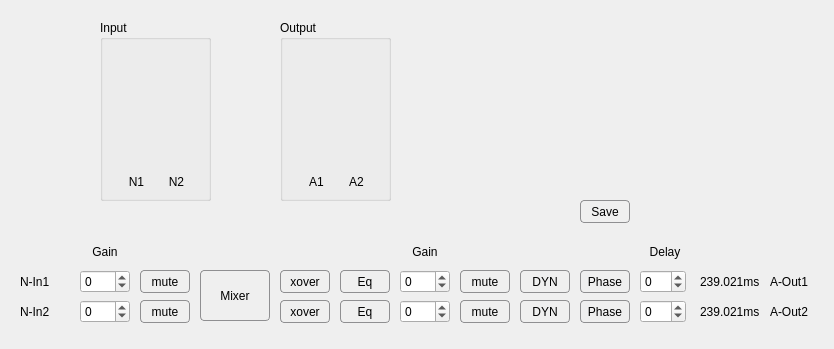
<?xml version="1.0" encoding="UTF-8"?>
<ui version="4.0">
 <class>DevSetting_Amp_0_2_Line</class>
 <widget class="QWidget" name="DevSetting_Amp_0_2_Line">
  <property name="windowModality">
   <enum>Qt::ApplicationModal</enum>
  </property>
  <property name="geometry">
   <rect>
    <x>0</x>
    <y>0</y>
    <width>834</width>
    <height>349</height>
   </rect>
  </property>
  <property name="windowTitle">
   <string>AMP Settings</string>
  </property>
  <property name="styleSheet">
   <string notr="true">QPushButton {
     border: 1px solid #8f8f91;
     border-radius: 4px;
     background-color: qlineargradient(x1: 0, y1: 0, x2: 0, y2: 1,
                                       stop: 0 #f6f7fa, stop: 1 #dadbde);
 }

 QPushButton:pressed {
     background-color: qlineargradient(x1: 0, y1: 0, x2: 0, y2: 1,
                                       stop: 0 #dadbde, stop: 1 #f6f7fa);
 }
QPushButton:checked{
	background-color: rgb(0, 178, 0);
}</string>
  </property>
  <widget class="QPushButton" name="AIn1_Phase">
   <property name="geometry">
    <rect>
     <x>580</x>
     <y>270</y>
     <width>50</width>
     <height>23</height>
    </rect>
   </property>
   <property name="focusPolicy">
    <enum>Qt::NoFocus</enum>
   </property>
   <property name="text">
    <string>Phase</string>
   </property>
   <property name="checkable">
    <bool>true</bool>
   </property>
  </widget>
  <widget class="QPushButton" name="NIn1_Channel_Mute">
   <property name="geometry">
    <rect>
     <x>140</x>
     <y>270</y>
     <width>50</width>
     <height>23</height>
    </rect>
   </property>
   <property name="focusPolicy">
    <enum>Qt::NoFocus</enum>
   </property>
   <property name="text">
    <string>mute</string>
   </property>
   <property name="checkable">
    <bool>true</bool>
   </property>
  </widget>
  <widget class="QLabel" name="label_11">
   <property name="geometry">
    <rect>
     <x>770</x>
     <y>270</y>
     <width>50</width>
     <height>23</height>
    </rect>
   </property>
   <property name="text">
    <string>A-Out1</string>
   </property>
  </widget>
  <widget class="QSpinBox" name="AIn1_Delay">
   <property name="geometry">
    <rect>
     <x>640</x>
     <y>270</y>
     <width>46</width>
     <height>23</height>
    </rect>
   </property>
   <property name="minimum">
    <number>-60</number>
   </property>
   <property name="maximum">
    <number>12</number>
   </property>
  </widget>
  <widget class="QPushButton" name="AIn2_Dyn">
   <property name="geometry">
    <rect>
     <x>520</x>
     <y>300</y>
     <width>50</width>
     <height>23</height>
    </rect>
   </property>
   <property name="focusPolicy">
    <enum>Qt::NoFocus</enum>
   </property>
   <property name="text">
    <string>DYN</string>
   </property>
  </widget>
  <widget class="QSpinBox" name="NIn1_Channel_Gain">
   <property name="geometry">
    <rect>
     <x>80</x>
     <y>270</y>
     <width>50</width>
     <height>23</height>
    </rect>
   </property>
   <property name="minimum">
    <number>-60</number>
   </property>
   <property name="maximum">
    <number>12</number>
   </property>
  </widget>
  <widget class="QPushButton" name="AIn2_Eq">
   <property name="geometry">
    <rect>
     <x>340</x>
     <y>300</y>
     <width>50</width>
     <height>23</height>
    </rect>
   </property>
   <property name="focusPolicy">
    <enum>Qt::NoFocus</enum>
   </property>
   <property name="text">
    <string>Eq</string>
   </property>
  </widget>
  <widget class="QPushButton" name="NIn2_Channel_Mute">
   <property name="geometry">
    <rect>
     <x>140</x>
     <y>300</y>
     <width>50</width>
     <height>23</height>
    </rect>
   </property>
   <property name="focusPolicy">
    <enum>Qt::NoFocus</enum>
   </property>
   <property name="text">
    <string>mute</string>
   </property>
   <property name="checkable">
    <bool>true</bool>
   </property>
  </widget>
  <widget class="QSpinBox" name="NIn2_Channel_Gain">
   <property name="geometry">
    <rect>
     <x>80</x>
     <y>300</y>
     <width>50</width>
     <height>23</height>
    </rect>
   </property>
   <property name="minimum">
    <number>-60</number>
   </property>
   <property name="maximum">
    <number>12</number>
   </property>
  </widget>
  <widget class="QPushButton" name="AIn2_Phase">
   <property name="geometry">
    <rect>
     <x>580</x>
     <y>300</y>
     <width>50</width>
     <height>23</height>
    </rect>
   </property>
   <property name="focusPolicy">
    <enum>Qt::NoFocus</enum>
   </property>
   <property name="text">
    <string>Phase</string>
   </property>
   <property name="checkable">
    <bool>true</bool>
   </property>
  </widget>
  <widget class="QSpinBox" name="AIn1_Gain">
   <property name="geometry">
    <rect>
     <x>400</x>
     <y>270</y>
     <width>50</width>
     <height>23</height>
    </rect>
   </property>
   <property name="minimum">
    <number>-60</number>
   </property>
   <property name="maximum">
    <number>12</number>
   </property>
  </widget>
  <widget class="QPushButton" name="AOut_Mixter">
   <property name="geometry">
    <rect>
     <x>200</x>
     <y>270</y>
     <width>70</width>
     <height>51</height>
    </rect>
   </property>
   <property name="focusPolicy">
    <enum>Qt::NoFocus</enum>
   </property>
   <property name="text">
    <string>Mixer</string>
   </property>
  </widget>
  <widget class="QPushButton" name="AIn1_Mute">
   <property name="geometry">
    <rect>
     <x>460</x>
     <y>270</y>
     <width>50</width>
     <height>23</height>
    </rect>
   </property>
   <property name="focusPolicy">
    <enum>Qt::NoFocus</enum>
   </property>
   <property name="text">
    <string>mute</string>
   </property>
   <property name="checkable">
    <bool>true</bool>
   </property>
  </widget>
  <widget class="QPushButton" name="AIn1_Eq">
   <property name="geometry">
    <rect>
     <x>340</x>
     <y>270</y>
     <width>50</width>
     <height>23</height>
    </rect>
   </property>
   <property name="focusPolicy">
    <enum>Qt::NoFocus</enum>
   </property>
   <property name="text">
    <string>Eq</string>
   </property>
  </widget>
  <widget class="QLabel" name="label_6">
   <property name="geometry">
    <rect>
     <x>20</x>
     <y>300</y>
     <width>50</width>
     <height>23</height>
    </rect>
   </property>
   <property name="text">
    <string>N-In2</string>
   </property>
  </widget>
  <widget class="QPushButton" name="AIn2_xover">
   <property name="geometry">
    <rect>
     <x>280</x>
     <y>300</y>
     <width>50</width>
     <height>23</height>
    </rect>
   </property>
   <property name="focusPolicy">
    <enum>Qt::NoFocus</enum>
   </property>
   <property name="text">
    <string>xover</string>
   </property>
  </widget>
  <widget class="QLabel" name="label_23">
   <property name="geometry">
    <rect>
     <x>770</x>
     <y>300</y>
     <width>50</width>
     <height>23</height>
    </rect>
   </property>
   <property name="text">
    <string>A-Out2</string>
   </property>
  </widget>
  <widget class="QSpinBox" name="AIn2_Gain">
   <property name="geometry">
    <rect>
     <x>400</x>
     <y>300</y>
     <width>50</width>
     <height>23</height>
    </rect>
   </property>
   <property name="minimum">
    <number>-60</number>
   </property>
   <property name="maximum">
    <number>12</number>
   </property>
  </widget>
  <widget class="QPushButton" name="save">
   <property name="geometry">
    <rect>
     <x>580</x>
     <y>200</y>
     <width>50</width>
     <height>23</height>
    </rect>
   </property>
   <property name="focusPolicy">
    <enum>Qt::NoFocus</enum>
   </property>
   <property name="text">
    <string>Save</string>
   </property>
  </widget>
  <widget class="QPushButton" name="AIn1_xover">
   <property name="geometry">
    <rect>
     <x>280</x>
     <y>270</y>
     <width>50</width>
     <height>23</height>
    </rect>
   </property>
   <property name="focusPolicy">
    <enum>Qt::NoFocus</enum>
   </property>
   <property name="text">
    <string>xover</string>
   </property>
  </widget>
  <widget class="QSpinBox" name="AIn2_Delay">
   <property name="geometry">
    <rect>
     <x>640</x>
     <y>300</y>
     <width>46</width>
     <height>23</height>
    </rect>
   </property>
   <property name="minimum">
    <number>-60</number>
   </property>
   <property name="maximum">
    <number>12</number>
   </property>
  </widget>
  <widget class="QPushButton" name="AIn1_Dyn">
   <property name="geometry">
    <rect>
     <x>520</x>
     <y>270</y>
     <width>50</width>
     <height>23</height>
    </rect>
   </property>
   <property name="focusPolicy">
    <enum>Qt::NoFocus</enum>
   </property>
   <property name="text">
    <string>DYN</string>
   </property>
  </widget>
  <widget class="QLabel" name="label_5">
   <property name="geometry">
    <rect>
     <x>20</x>
     <y>270</y>
     <width>50</width>
     <height>23</height>
    </rect>
   </property>
   <property name="text">
    <string>N-In1</string>
   </property>
  </widget>
  <widget class="QPushButton" name="AIn2_Mute">
   <property name="geometry">
    <rect>
     <x>460</x>
     <y>300</y>
     <width>50</width>
     <height>23</height>
    </rect>
   </property>
   <property name="focusPolicy">
    <enum>Qt::NoFocus</enum>
   </property>
   <property name="text">
    <string>mute</string>
   </property>
   <property name="checkable">
    <bool>true</bool>
   </property>
  </widget>
  <widget class="QLabel" name="label_10">
   <property name="geometry">
    <rect>
     <x>80</x>
     <y>240</y>
     <width>50</width>
     <height>23</height>
    </rect>
   </property>
   <property name="text">
    <string>Gain</string>
   </property>
   <property name="alignment">
    <set>Qt::AlignCenter</set>
   </property>
  </widget>
  <widget class="QLabel" name="label_12">
   <property name="geometry">
    <rect>
     <x>400</x>
     <y>240</y>
     <width>50</width>
     <height>23</height>
    </rect>
   </property>
   <property name="text">
    <string>Gain</string>
   </property>
   <property name="alignment">
    <set>Qt::AlignCenter</set>
   </property>
  </widget>
  <widget class="QLabel" name="label_13">
   <property name="geometry">
    <rect>
     <x>640</x>
     <y>240</y>
     <width>50</width>
     <height>23</height>
    </rect>
   </property>
   <property name="text">
    <string>Delay</string>
   </property>
   <property name="alignment">
    <set>Qt::AlignCenter</set>
   </property>
  </widget>
  <widget class="QLabel" name="label_delay_1">
   <property name="geometry">
    <rect>
     <x>700</x>
     <y>270</y>
     <width>61</width>
     <height>23</height>
    </rect>
   </property>
   <property name="text">
    <string>239.021ms</string>
   </property>
  </widget>
  <widget class="QLabel" name="label_delay_2">
   <property name="geometry">
    <rect>
     <x>700</x>
     <y>300</y>
     <width>61</width>
     <height>23</height>
    </rect>
   </property>
   <property name="text">
    <string>239.021ms</string>
   </property>
  </widget>
  <widget class="QGroupBox" name="groupBox">
   <property name="geometry">
    <rect>
     <x>100</x>
     <y>20</y>
     <width>111</width>
     <height>181</height>
    </rect>
   </property>
   <property name="title">
    <string>Input</string>
   </property>
   <widget class="QLabel" name="label_14">
    <property name="geometry">
     <rect>
      <x>20</x>
      <y>150</y>
      <width>33</width>
      <height>23</height>
     </rect>
    </property>
    <property name="lineWidth">
     <number>1</number>
    </property>
    <property name="text">
     <string>N1</string>
    </property>
    <property name="alignment">
     <set>Qt::AlignCenter</set>
    </property>
   </widget>
   <widget class="QLabel" name="label_17">
    <property name="geometry">
     <rect>
      <x>60</x>
      <y>150</y>
      <width>33</width>
      <height>23</height>
     </rect>
    </property>
    <property name="lineWidth">
     <number>1</number>
    </property>
    <property name="text">
     <string>N2</string>
    </property>
    <property name="alignment">
     <set>Qt::AlignCenter</set>
    </property>
   </widget>
   <widget class="VolumeWidget" name="Meter_In_2" native="true">
    <property name="geometry">
     <rect>
      <x>60</x>
      <y>20</y>
      <width>33</width>
      <height>121</height>
     </rect>
    </property>
    <property name="MaxValue" stdset="0">
     <number>0</number>
    </property>
    <property name="MinValue" stdset="0">
     <number>-70</number>
    </property>
    <property name="SingleTrack" stdset="0">
     <bool>true</bool>
    </property>
    <property name="ScaleLabel" stdset="0">
     <bool>true</bool>
    </property>
   </widget>
   <widget class="VolumeWidget" name="Meter_In_1" native="true">
    <property name="geometry">
     <rect>
      <x>20</x>
      <y>20</y>
      <width>33</width>
      <height>121</height>
     </rect>
    </property>
    <property name="MaxValue" stdset="0">
     <number>0</number>
    </property>
    <property name="MinValue" stdset="0">
     <number>-70</number>
    </property>
    <property name="SingleTrack" stdset="0">
     <bool>true</bool>
    </property>
    <property name="ScaleLabel" stdset="0">
     <bool>true</bool>
    </property>
   </widget>
  </widget>
  <widget class="QGroupBox" name="groupBox_2">
   <property name="geometry">
    <rect>
     <x>280</x>
     <y>20</y>
     <width>111</width>
     <height>181</height>
    </rect>
   </property>
   <property name="title">
    <string>Output</string>
   </property>
   <widget class="QLabel" name="label_21">
    <property name="geometry">
     <rect>
      <x>20</x>
      <y>150</y>
      <width>33</width>
      <height>23</height>
     </rect>
    </property>
    <property name="lineWidth">
     <number>1</number>
    </property>
    <property name="text">
     <string>A1</string>
    </property>
    <property name="alignment">
     <set>Qt::AlignCenter</set>
    </property>
   </widget>
   <widget class="VolumeWidget" name="Meter_Out_2" native="true">
    <property name="geometry">
     <rect>
      <x>60</x>
      <y>20</y>
      <width>33</width>
      <height>121</height>
     </rect>
    </property>
    <property name="MaxValue" stdset="0">
     <number>0</number>
    </property>
    <property name="MinValue" stdset="0">
     <number>-70</number>
    </property>
    <property name="SingleTrack" stdset="0">
     <bool>true</bool>
    </property>
    <property name="ScaleLabel" stdset="0">
     <bool>true</bool>
    </property>
   </widget>
   <widget class="QLabel" name="label_18">
    <property name="geometry">
     <rect>
      <x>60</x>
      <y>150</y>
      <width>33</width>
      <height>23</height>
     </rect>
    </property>
    <property name="lineWidth">
     <number>1</number>
    </property>
    <property name="text">
     <string>A2</string>
    </property>
    <property name="alignment">
     <set>Qt::AlignCenter</set>
    </property>
   </widget>
   <widget class="VolumeWidget" name="Meter_Out_1" native="true">
    <property name="geometry">
     <rect>
      <x>20</x>
      <y>20</y>
      <width>33</width>
      <height>121</height>
     </rect>
    </property>
    <property name="MaxValue" stdset="0">
     <number>0</number>
    </property>
    <property name="MinValue" stdset="0">
     <number>-70</number>
    </property>
    <property name="SingleTrack" stdset="0">
     <bool>true</bool>
    </property>
    <property name="ScaleLabel" stdset="0">
     <bool>true</bool>
    </property>
   </widget>
  </widget>
 </widget>
 <customwidgets>
  <customwidget>
   <class>VolumeWidget</class>
   <extends>QWidget</extends>
   <header>customWidget/volumewidget.h</header>
   <container>1</container>
  </customwidget>
 </customwidgets>
 <resources/>
 <connections/>
</ui>
